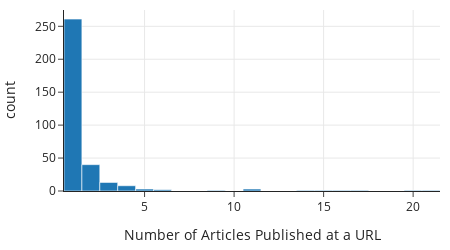

Notebook cell for this chart:
### Markdown cell above
Our training set has 584 rows, and we have found that there are 337 unique publishing websites. This means that the dataset includes many publications with only a few articles. A histogram of the number of articles published by each website confirms this:

### Code cell
fig=px.histogram(X_train['baseurl'].value_counts(), width=450, height=250,
            labels={"value":"Number of Articles Published at a URL"})

fig.update_layout(showlegend=False)

### Figure 1 — Plotly figure (JSON) as saved in the notebook; plotly's stock layout.template omitted (floating-point values rounded to 4 significant figures; data arrays with more than 128 entries replaced by an {"elided": "..."} marker saying what was removed)
{"data": [{"alignmentgroup": "True", "bingroup": "x", "hovertemplate": "variable=baseurl<br>Number of Articles Published at a URL=%{x}<br>count=%{y}<extra></extra>", "legendgroup": "baseurl", "marker": {"color": "#1F77B4", "pattern": {"shape": ""}}, "name": "baseurl", "offsetgroup": "baseurl", "orientation": "v", "showlegend": true, "type": "histogram", "x": {"elided": "337 int values"}, "xaxis": "x", "yaxis": "y"}], "layout": {"barmode": "relative", "height": 250, "legend": {"title": {"text": "variable"}, "tracegroupgap": 0}, "showlegend": false, "width": 450, "xaxis": {"anchor": "y", "autorange": true, "domain": [0, 1], "range": [0.5, 21.5], "title": {"text": "Number of Articles Published at a URL"}, "type": "linear"}, "yaxis": {"anchor": "x", "autorange": true, "domain": [0, 1], "range": [0, 274.7], "title": {"text": "count"}}}}
